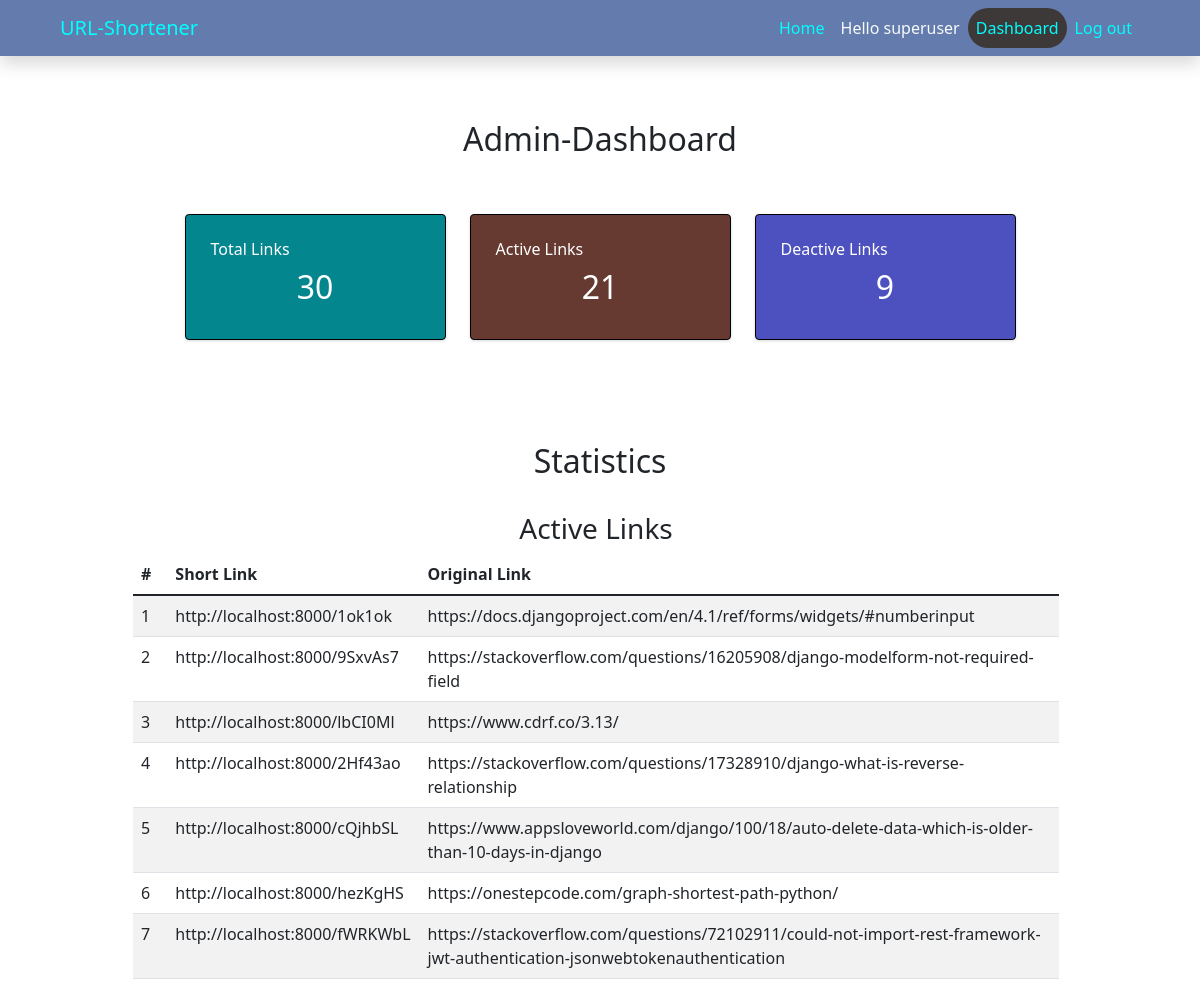
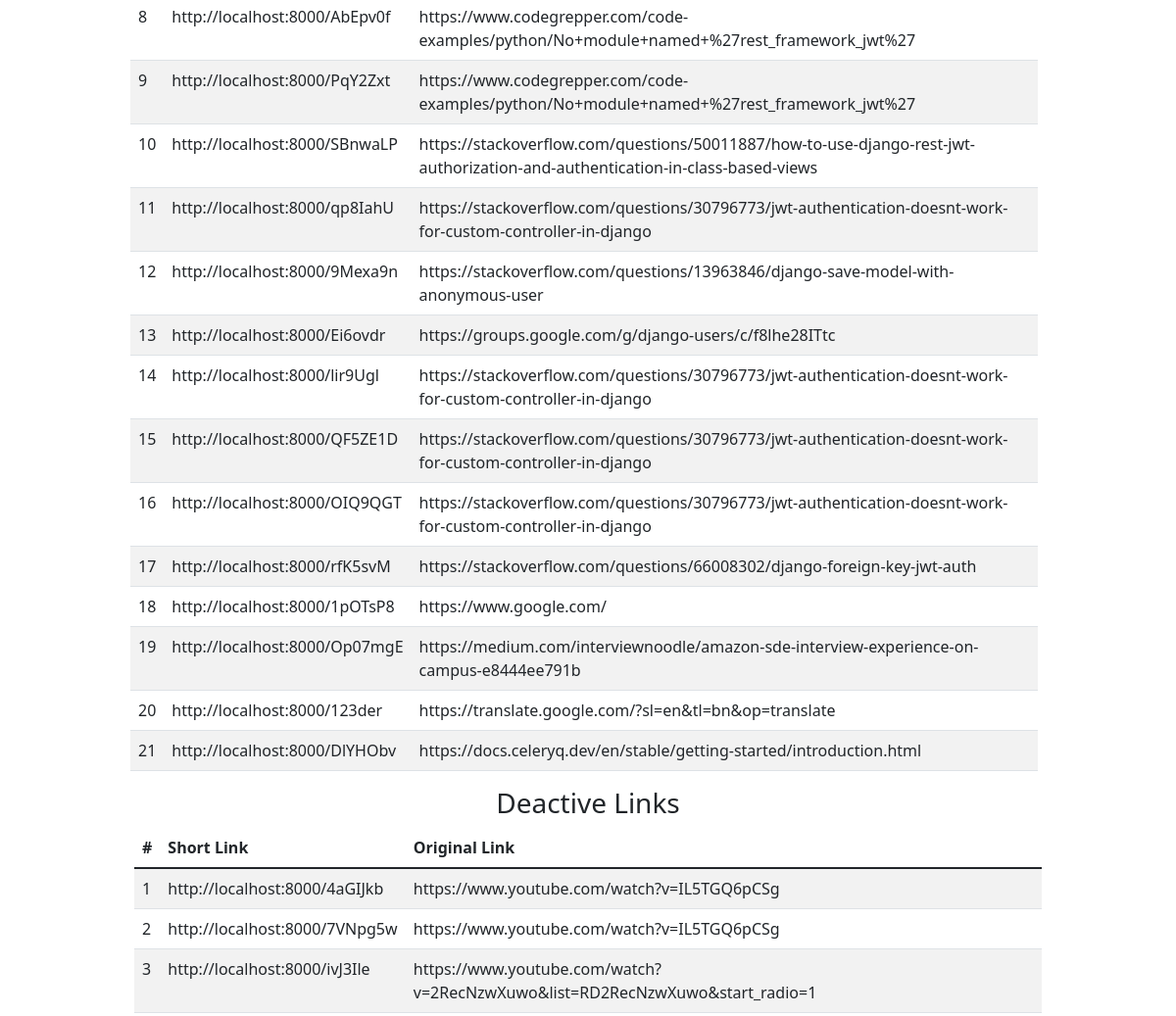
Before: /user/dashboard/1 (signed in, upper part) with the older database file (2 pictures, top to bottom).
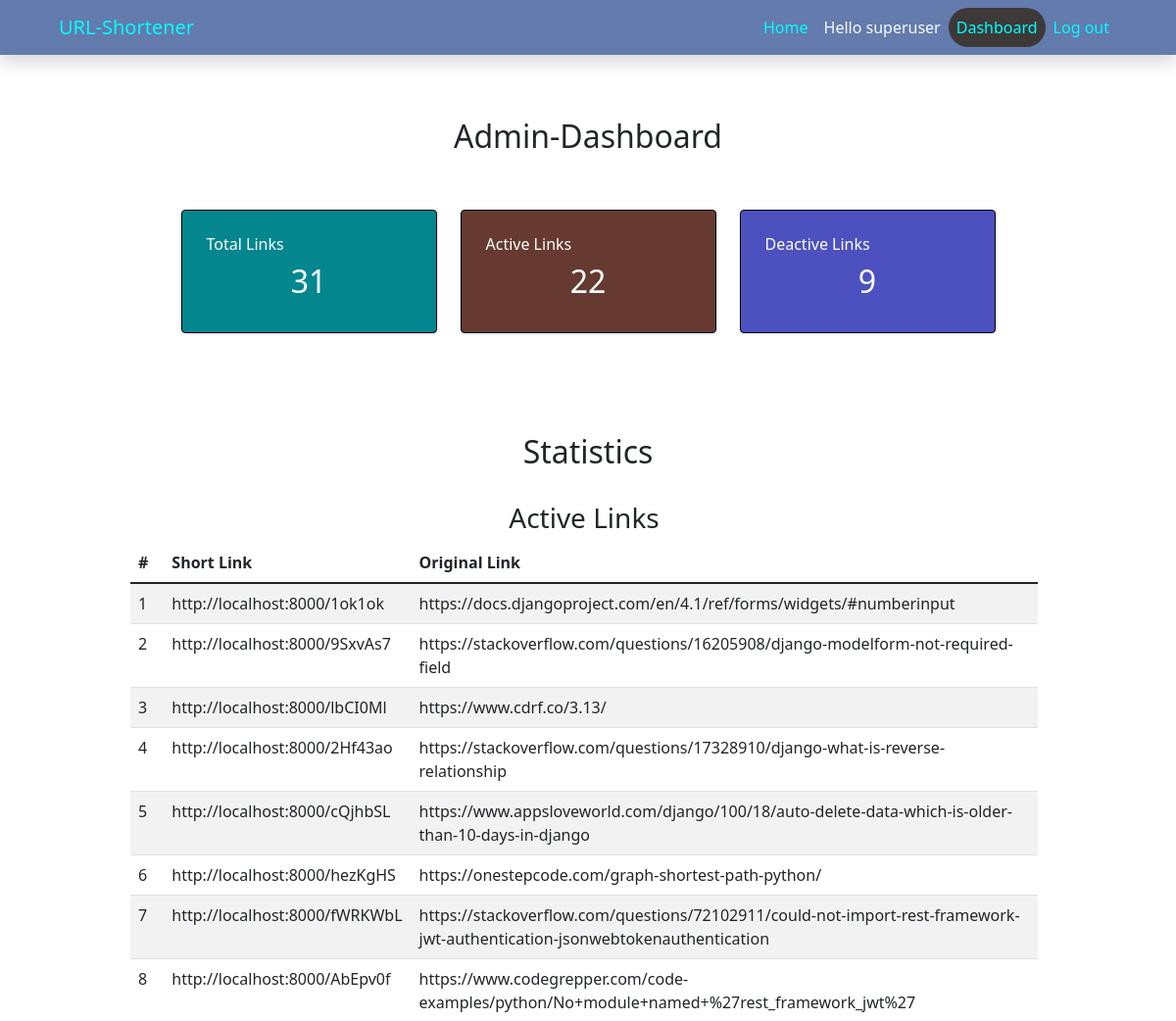
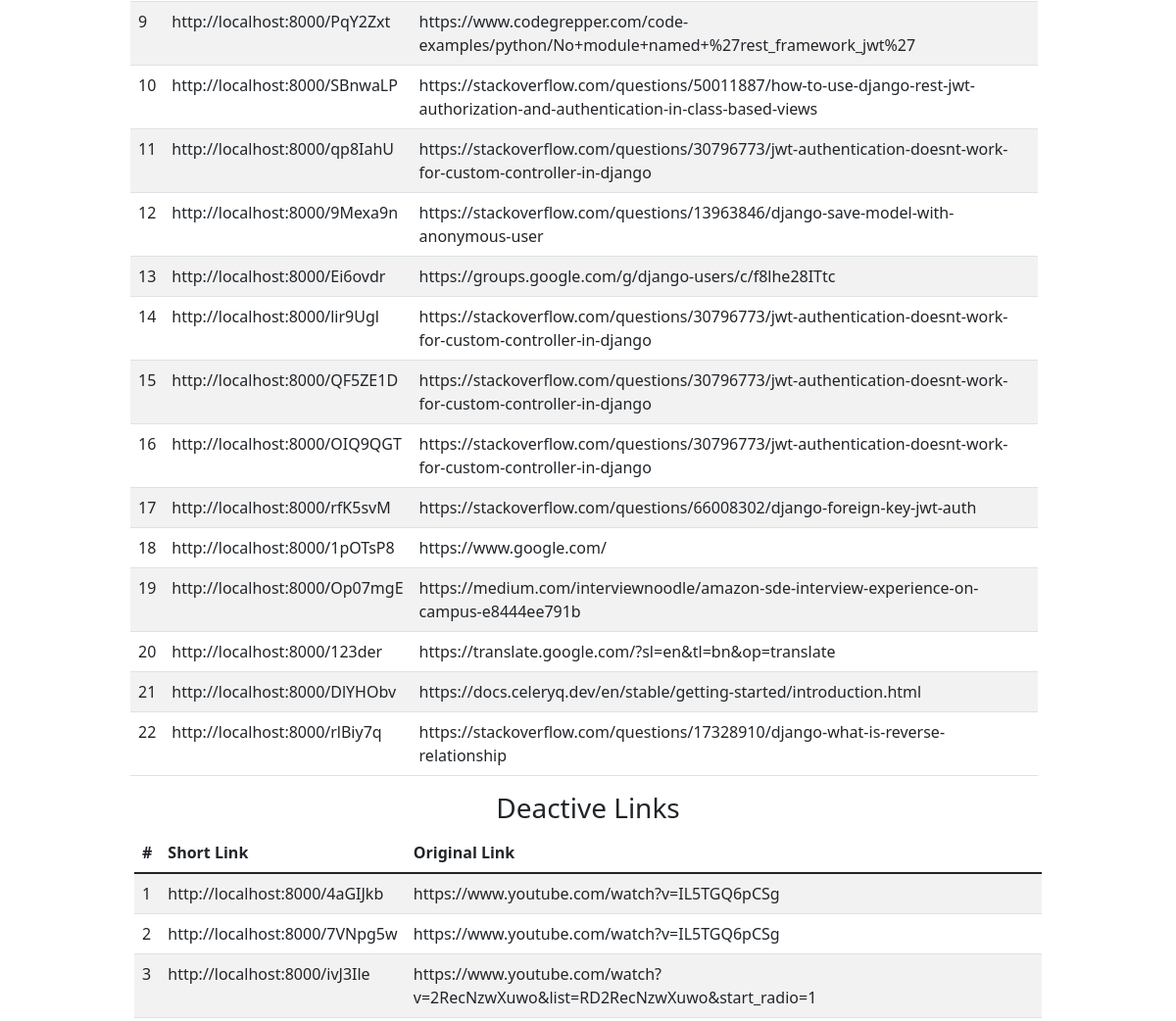
After: the same page with the newer database file (2 pictures, top to bottom).
### urlShortener/models.py (models this page shows, shortened)
class ShortURLS(models.Model):
    user = models.ForeignKey(User, on_delete=models.CASCADE, default=2)
    created_at = models.DateTimeField(auto_now_add=True)
    expiration_day = models.IntegerField(default=1)
    long_url = models.URLField()
    short_url = models.CharField(max_length=15, unique=True, blank=True)
    is_deleted = models.BooleanField(default=False)
    def get_short_absolute_url(self):
        new_url = settings.DEFAULT_DOMAIN+'/'+self.short_url
        return new_url

### subscriber/views.py (the view)
# urls.py: path('dashboard/<int:pk>', dashboard, name='dashboard')
@user_passes_test(lambda u: u.is_authenticated, login_url='login')
def dashboard(request, pk):
	template = 'customer/dashboard.html'
	print('url=> ', request.get_host)
	context = {}
	all_urls = []
	if pk==request.user.id:
		all_urls = ShortURLS.objects.filter(user_id=pk)
	if request.user.is_superuser:
		all_urls = get_all_urls(request)
	total_urls = all_urls.count()
	active_urls = all_urls.filter(is_deleted=False)
	deactive_urls = all_urls.filter(is_deleted=True)
	total_active_urls = active_urls.count()
	total_deactive_urls = deactive_urls.count()
	context['total_urls'] = total_urls
	context['active_urls'] = active_urls
	context['deactive_urls'] = deactive_urls
	context['total_active_urls'] = total_active_urls
	context['total_deactive_urls'] = total_deactive_urls
	return render(request, template, context )

### subscriber/views.py (called while the page is built)
@user_passes_test(lambda u: u.is_superuser, login_url='login')
def get_all_urls(request):
	return ShortURLS.objects.all()

### templates/customer/dashboard.html (shortened to what this page needs)
{% extends 'base.html' %}
{% block content %}
<head>
</head>
<section class="container" style="min-height:720px;">
    <br><br>
    {% if user.is_superuser %}
    <h2 class="text-center">Admin-Dashboard</h2>
    {% else %}
    <h2 class="text-center">My-Dashboard</h2>
    {% endif %}
    <br><br>
    <div class="row justify-content-center">
        <div class="col-md-4 col-xl-3">
            <div class="card bg-c-blue order-card">
                <div class="card-block">
                    <h6 class="m-b-20"> Total Links</h6>
                    <h2 class="text-center"><span>{{total_urls}}</span></h2>
                </div>
            </div>
        </div>
        <div class="col-md-4 col-xl-3">
            <div class="card bg-c-pink order-card">
                <div class="card-block">
                    <h6 class="m-b-20"> Active Links</h6>
                    <h2 class="text-center"><span>{{total_active_urls}}</span></h2>
                </div>
            </div>
        </div>
        <div class="col-md-4 col-xl-3">
            <div class="card bg-c-green order-card">
                <div class="card-block">
                    <h6 class="m-b-20"> Deactive Links</h6>
                    <h2 class="text-center"><span>{{total_deactive_urls}}</span></h2>
                </div>
            </div>
        </div>
    </div>
    <br><br><br>
    <h2 class="text-center">Statistics</h2>
    <br>
    <div class="row justify-content-center">
        <div class="col-md-10 me-2">
            <h3 class="text-center">Active Links</h3>
            <table class="table table-striped table-hover">
                <thead>
                    <tr>
                        <th scope="col">#</th>
                        <th scope="col">Short Link</th>
                        <th scope="col">Original Link</th>
                    </tr>
                </thead>
                <tbody>
                    {% for url in active_urls %}
                    <tr>
                        <td>{{ forloop.counter }}</td>
                        <td>{{ url.get_short_absolute_url }}</td>
                        <td>{{ url.long_url }}</td>
                    </tr>
                    {% endfor %}
                </tbody>
            </table>
        </div>
        {% if total_deactive_urls %}
        <div class="col-md-10">
            <h3 class="text-center">Deactive Links</h3>
            <table class="table table-striped table-hover">
                <thead>
                    <tr>
                        <th scope="col">#</th>
                        <th scope="col">Short Link</th>
                        <th scope="col">Original Link</th>
                    </tr>
                </thead>
                <tbody>
                    {% for url in deactive_urls %}
                    <tr>
                        <td>{{ forloop.counter }}</td>
                        <td>{{ url.get_short_absolute_url }}</td>
                        <td>{{ url.long_url }}</td>
                    </tr>
                    {% endfor %}
                </tbody>
            </table>
        </div>
        {% endif %}
    </div>
</section>
{% endblock %}

Changed rows visible on the page:
added ShortURLS: get_short_absolute_url "http://localhost:8000/rlBiy7q", long_url "https://stackoverflow.com/questions/17328910/django-what-is-reverse-relationship", shown under "Active Links"
Other visible differences:
{{ total_urls }}: "30" → "31"
{{ total_active_urls }}: "21" → "22"
